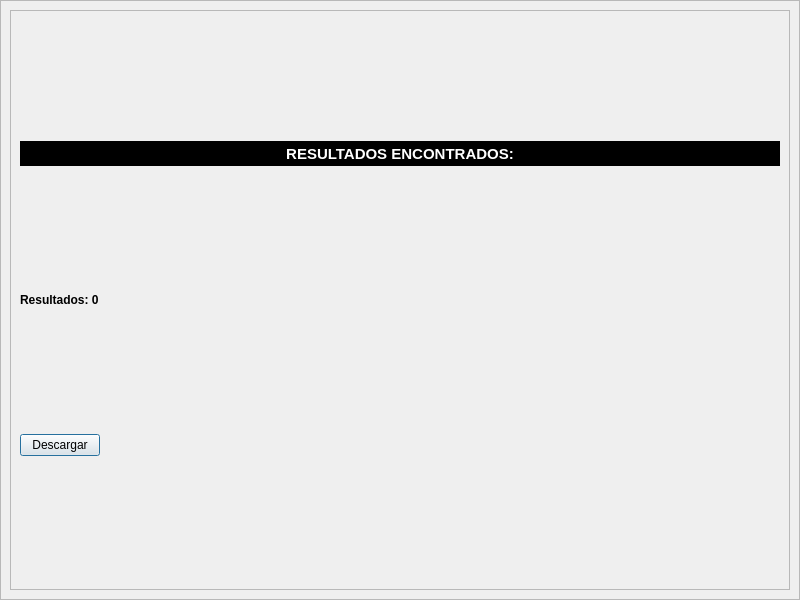
<?xml version="1.0" encoding="UTF-8"?>
<ui version="4.0">
 <class>DialogGrafico</class>
 <widget class="QDialog" name="DialogGrafico">
  <property name="geometry">
   <rect>
    <x>0</x>
    <y>0</y>
    <width>800</width>
    <height>600</height>
   </rect>
  </property>
  <property name="minimumSize">
   <size>
    <width>800</width>
    <height>600</height>
   </size>
  </property>
  <property name="maximumSize">
   <size>
    <width>800</width>
    <height>600</height>
   </size>
  </property>
  <property name="windowTitle">
   <string>Dialog</string>
  </property>
  <layout class="QVBoxLayout" name="verticalLayout">
   <property name="leftMargin">
    <number>0</number>
   </property>
   <property name="topMargin">
    <number>0</number>
   </property>
   <property name="rightMargin">
    <number>0</number>
   </property>
   <property name="bottomMargin">
    <number>0</number>
   </property>
   <item>
    <widget class="QFrame" name="frame">
     <property name="styleSheet">
      <string notr="true"/>
     </property>
     <property name="frameShape">
      <enum>QFrame::StyledPanel</enum>
     </property>
     <property name="frameShadow">
      <enum>QFrame::Raised</enum>
     </property>
     <layout class="QVBoxLayout" name="verticalLayout_6">
      <item>
       <widget class="QFrame" name="frame_4">
        <property name="sizePolicy">
         <sizepolicy hsizetype="Ignored" vsizetype="Ignored">
          <horstretch>0</horstretch>
          <verstretch>0</verstretch>
         </sizepolicy>
        </property>
        <property name="styleSheet">
         <string notr="true"/>
        </property>
        <property name="frameShape">
         <enum>QFrame::StyledPanel</enum>
        </property>
        <property name="frameShadow">
         <enum>QFrame::Raised</enum>
        </property>
        <layout class="QVBoxLayout" name="verticalLayout_3">
         <property name="spacing">
          <number>6</number>
         </property>
         <property name="leftMargin">
          <number>9</number>
         </property>
         <property name="topMargin">
          <number>9</number>
         </property>
         <property name="rightMargin">
          <number>9</number>
         </property>
         <property name="bottomMargin">
          <number>9</number>
         </property>
         <item>
          <widget class="QLabel" name="label_3">
           <property name="sizePolicy">
            <sizepolicy hsizetype="Preferred" vsizetype="Fixed">
             <horstretch>0</horstretch>
             <verstretch>0</verstretch>
            </sizepolicy>
           </property>
           <property name="minimumSize">
            <size>
             <width>0</width>
             <height>25</height>
            </size>
           </property>
           <property name="font">
            <font>
             <pointsize>11</pointsize>
             <weight>75</weight>
             <bold>true</bold>
            </font>
           </property>
           <property name="styleSheet">
            <string notr="true">background-color: rgb(0, 0, 0);
color: rgb(255, 255, 255);</string>
           </property>
           <property name="text">
            <string>RESULTADOS ENCONTRADOS:</string>
           </property>
           <property name="alignment">
            <set>Qt::AlignCenter</set>
           </property>
          </widget>
         </item>
         <item>
          <widget class="QLabel" name="labelResultados">
           <property name="sizePolicy">
            <sizepolicy hsizetype="Fixed" vsizetype="Fixed">
             <horstretch>0</horstretch>
             <verstretch>0</verstretch>
            </sizepolicy>
           </property>
           <property name="font">
            <font>
             <pointsize>9</pointsize>
             <weight>75</weight>
             <bold>true</bold>
            </font>
           </property>
           <property name="text">
            <string>Resultados: 0</string>
           </property>
          </widget>
         </item>
         <item>
          <layout class="QVBoxLayout" name="layoutTabla"/>
         </item>
         <item>
          <widget class="QPushButton" name="botonDescargar">
           <property name="sizePolicy">
            <sizepolicy hsizetype="Fixed" vsizetype="Fixed">
             <horstretch>0</horstretch>
             <verstretch>0</verstretch>
            </sizepolicy>
           </property>
           <property name="text">
            <string>Descargar</string>
           </property>
          </widget>
         </item>
        </layout>
       </widget>
      </item>
     </layout>
    </widget>
   </item>
  </layout>
 </widget>
 <resources/>
 <connections/>
</ui>
